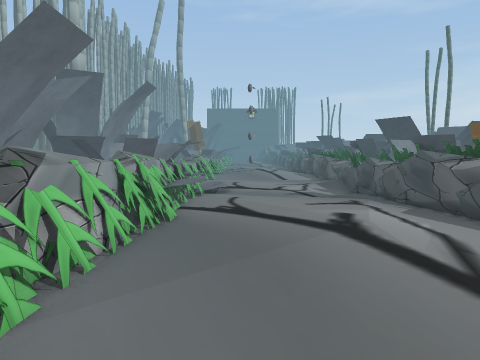
[1] (above)

24 first-person views from a walk through a 3-D level made in the Unity game engine. The camera is 0.72 m above the floor, tilts 4° down and sees 70° across. The floor is counted in squares, 0.5 m on a side. Each view is taken from the middle of a square. On the plan, view 1 faces up. The plan holds only what a view shows up to about 15 squares ahead; the rest is blank. The place goes on beyond the plan. The player is left out. Some surface patterns are stand-ins.

[2]
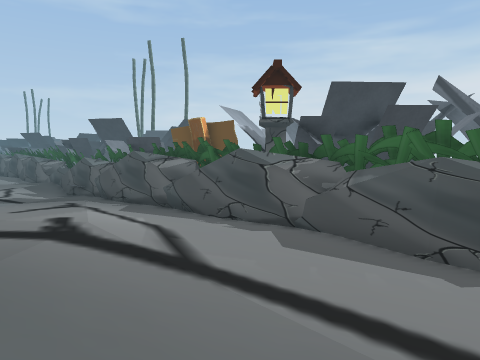

[3]
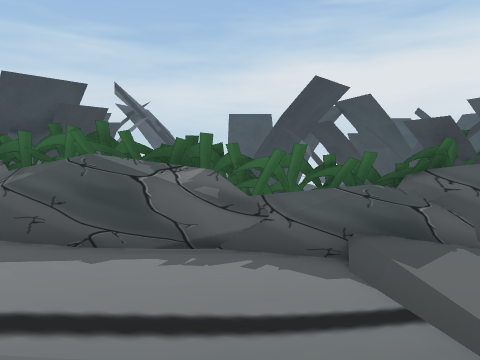

[4]
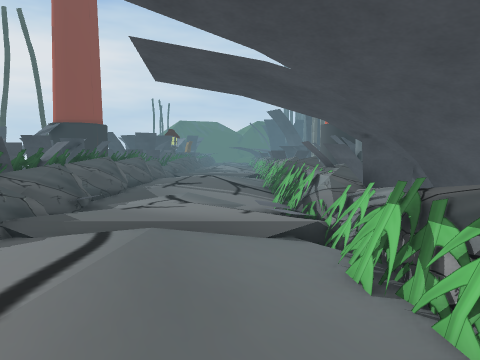

[5]
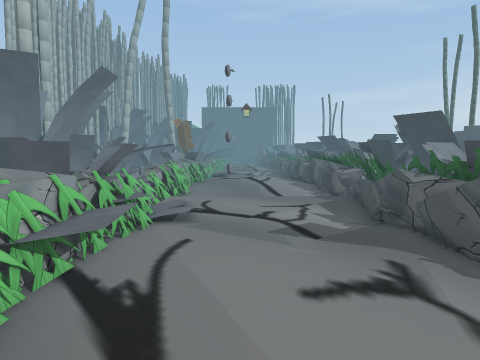

[6]
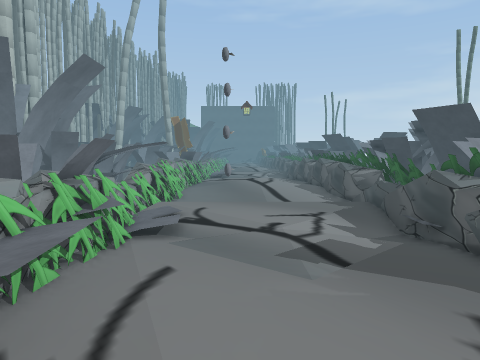

[7]
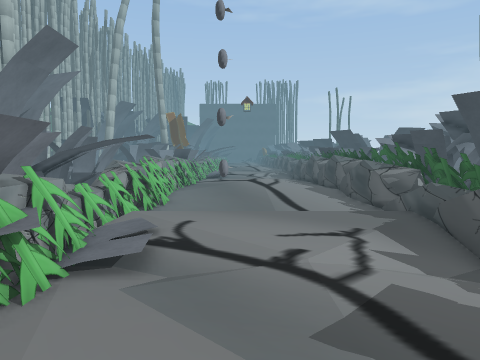

[8]
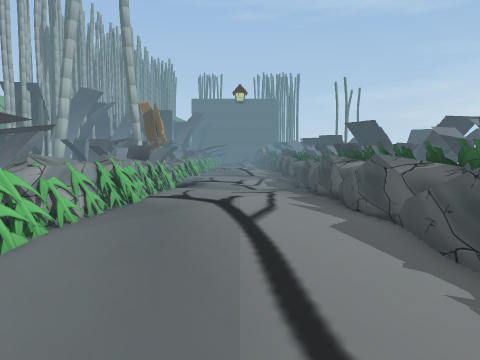

[9]
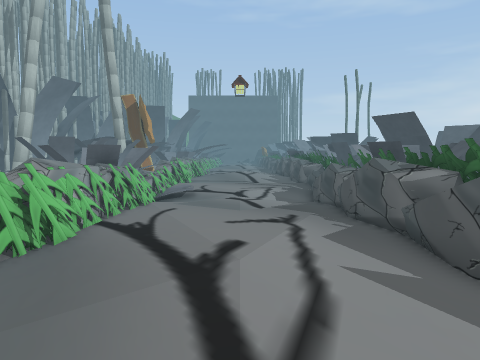

[10]
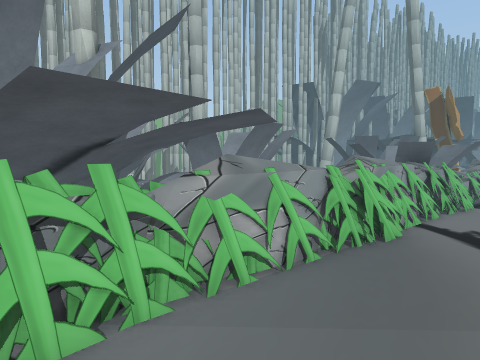

[11]
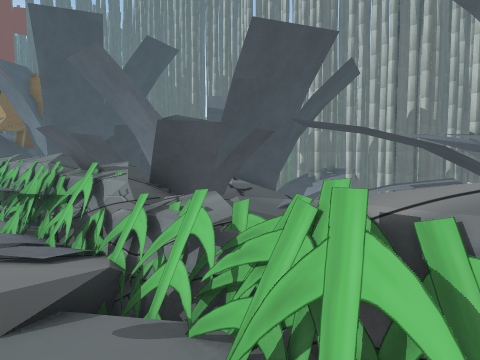

[12]
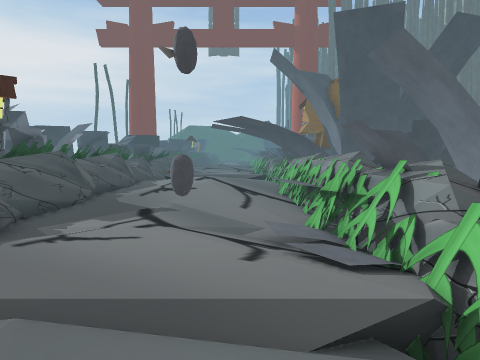

[13]
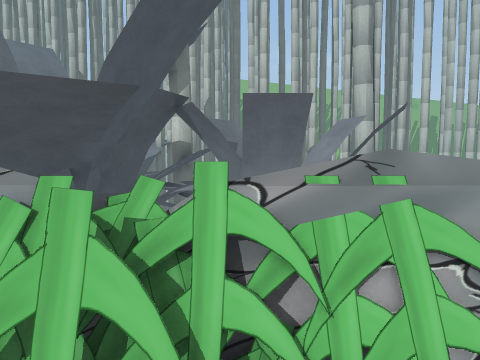

[14]
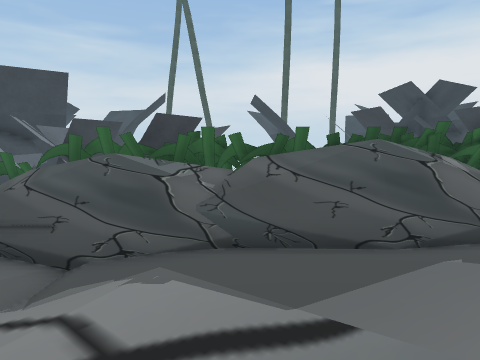

[15]
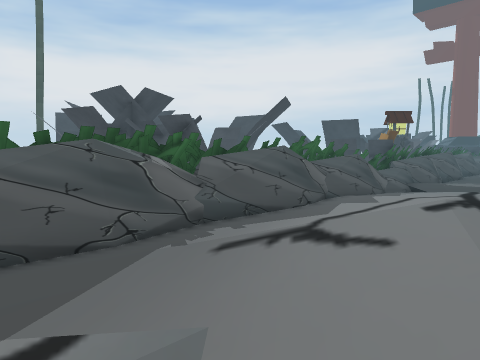

[16]
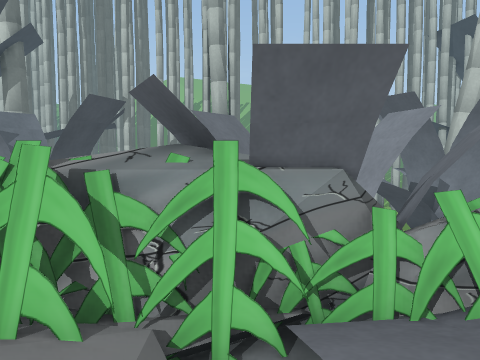

[17]
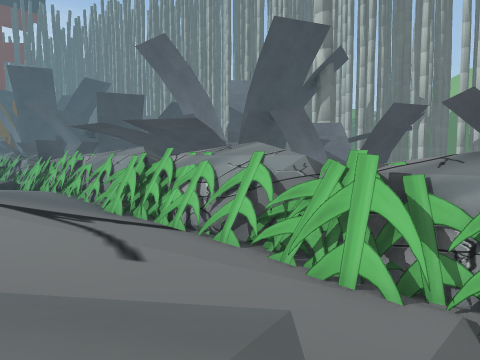

[18]
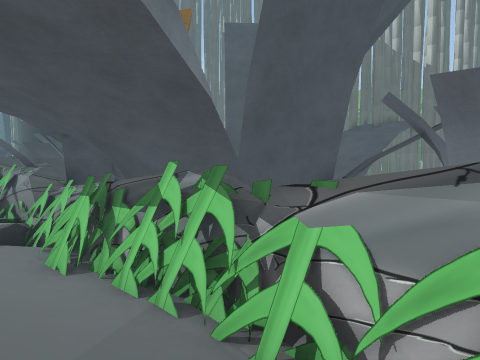

[19]
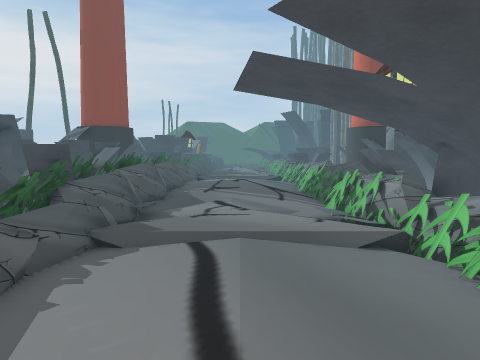

[20]
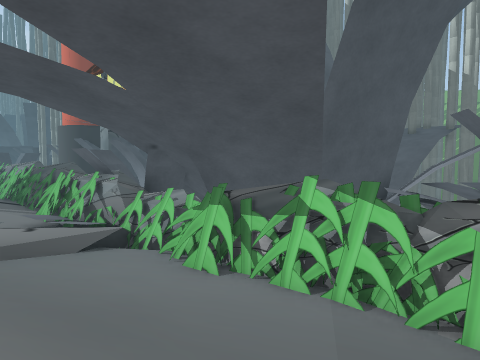

[21]
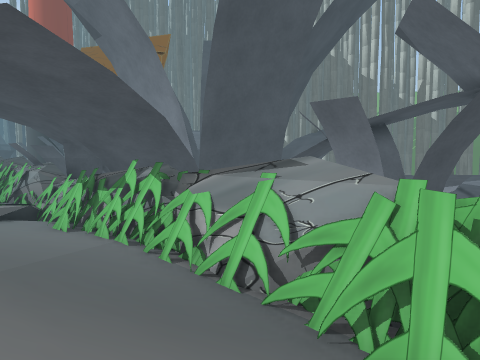

[22]
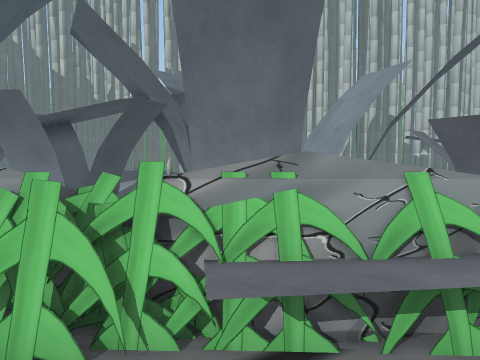

[23]
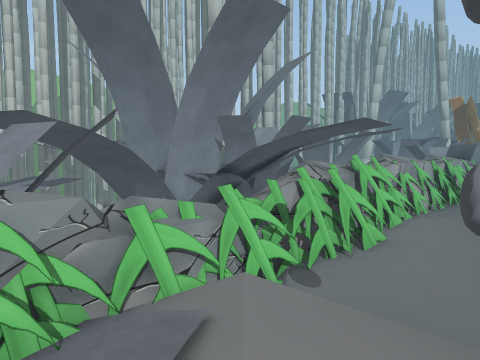

[24]
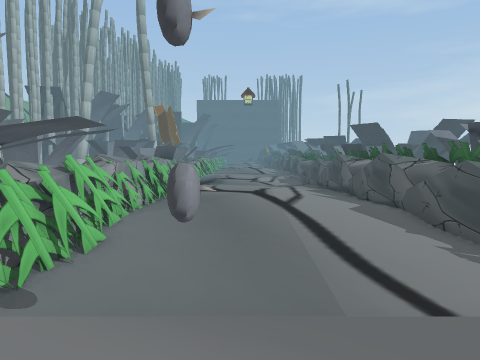

### Floor plan
Key: @ floor where view 1 was taken; # wall or solid block; . main floor; : floor 0.05 m higher than the main floor; - floor 0.05 m lower than the main floor; + floor 0.1 m higher than the main floor; _ floor 0.1 m lower than the main floor; * floor 0.15 m higher than the main floor; < floor 0.15 m lower than the main floor; ( floor 0.2 m lower than the main floor; / step, stairs or slope; ^ raised ledge; T trap; S signpost; O other object.
Columns run from 13 left of view 1 to 8 right of it. Each row starts with its distance up from view 1.
 40        OOOOO         O
 39           OO      OOOO
 38        OOOOO  // /OO
 37          OOO((   (OO
 36           OO((   (OOO
 35           OO<<< <<OOOO
 34           OO<_____OOOO
 33   OO     OOO<_____OO O
 32    O OOO OOO_-----OO O
 31   OOOO O OOO_-...-_OOO
 30   OOOOO   OO_....._OO
 29   #OOOOO##OO_.:::.OOOO
 28     OO ###OO_.:+:.OO
 27    OO#   OOO-.:*:.OO
 26     O##  ##O-.:+:.-OO
 25    O###  ##O-..:..-OO
 24    #O##  ##O_..:..OO
 23   ## #O  OOO_-...-OO
 22   ##     OOO<_-.-_<OOO
 21           OO(__.__(OOO
 20           OO(<_-_<(O O
 19          OOO///_/ /O O
 18        OOOOO  T.   O O
 17      OOOOOOO       O O
 16      OOO OOO  -   OOOO
 15      OOO OO#/(   (OO O
 14   #O      OO((   ((OO
 13          OOO<<< <<OOOO
 12          OOO^_____OO O
 11          OOO^-----OO O
 10     #    OOO^-...-OOOO
  9     #     OO_....._OOO
  8     O     OO_.....OOO
  7     OOO  OOO_.:::.OO
  6 O#OOO#   OOO_.:+:.OO
  5   OOOO O OOO-.:+:.OO
  4   OO   O OOO-.:+:.-OOO
  3   OOO O  OOO-..:..-OO
  2      #^  OOO_-...-OO
  1     ##O  ##O_-...-OO
  0  #^^      ##<@-.-_<OOO
 -1           ##(<_-_<(OOO
 -2           ##(<___<(OOO
 -3          ^##.......O O
 -4        OOO##       O O
 -5        OOOOO       OOO
 -6          OOO-     /OOO
 -7           OOO(   (OOOO
 -8      SS    OO(   <(O O
 -9       SS  OO(<<  <<OOO
-10          OOO(______OOO

Positions as (right, up) in squares from view 1, and headings:
1: (0, 0), facing up
2: (0, 0), facing up-right
3: (0, -1), facing right
4: (0, 5), facing down
5: (1, 5), facing up
6: (1, 7), facing up
7: (1, 10), facing up
8: (2, 18), facing up
9: (2, 23), facing up
10: (1, 23), facing up-left
11: (0, 23), facing down-left
12: (0, 22), facing down
13: (0, 31), facing left
14: (0, 35), facing right
15: (0, 35), facing down-right
16: (1, 38), facing left
17: (2, 38), facing down-left
18: (0, 6), facing down-left
19: (2, 5), facing down
20: (2, 5), facing down-left
21: (1, 9), facing down-left
22: (1, 10), facing left
23: (1, 16), facing up-left
24: (1, 16), facing up
